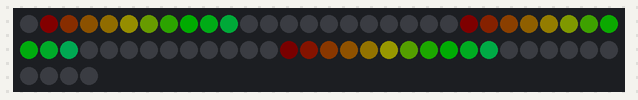
The sketch below on a simulated Arduino Uno, built with avr-gcc and run on an emulated ATmega328P. Parts: 64 RGB LEDs in strip order, left to right, continuing on the next row. Dim RGB values are drawn brighter than linear; random numbers use the default seed unless the sketch sets one.

Above: at 0.15 s.
At 5.34 s:
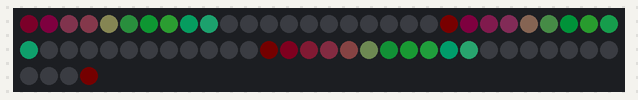
At 10.83 s:
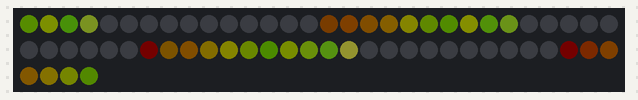
At 19.98 s:
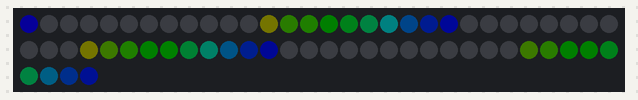
At 29.73 s:
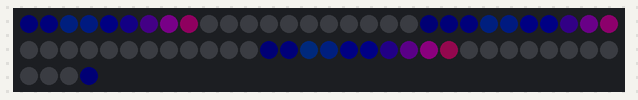
At 39.79 s:
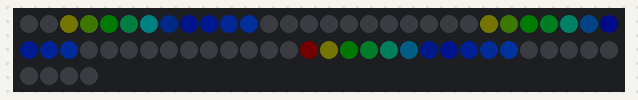

The sketch:

Mover.ino
```cpp
#include "FastLED.h"
#define DATA_PIN   8
#define NUM_LEDS   64

CRGB leds[NUM_LEDS];
CRGB leds2[NUM_LEDS];

CRGBPalette16 currentPaletteMover = RainbowColors_p;
CRGBPalette16 targetPaletteMover = OceanColors_p;
TBlendType    currentBlending;                                // NOBLEND or LINEARBLEND

void setup() {
 Serial.begin(115200);
 FastLED.addLeds<WS2812B, DATA_PIN, GRB>(leds, NUM_LEDS).setCorrection(TypicalLEDStrip);
 FastLED.setMaxPowerInVoltsAndMilliamps(5,500);               // FastLED Power management set at 5V, 500mA.

 currentBlending = LINEARBLEND;

}

void loop(){

 Mover();

}

void Mover(){
 FastLED.setBrightness(128);
 EVERY_N_MILLISECONDS(100){
    uint8_t maxChanges = 24;
    nblendPaletteTowardPalette(currentPaletteMover, targetPaletteMover, maxChanges);   // AWESOME palette blending capability.
 }

 EVERY_N_SECONDS(5){                      // Change the target palette to a random one every 5 seconds.
    static uint8_t baseC = random8();     // You can use this as a baseline colour if you want similar hues in the next line.
    targetPaletteMover = CRGBPalette16(CHSV(random8(), 255, random8(128,255)), CHSV(random8(), 255, random8(128,255)), CHSV(random8(), 192, random8(128,255)), CHSV(random8(), 255, random8(128,255)));
 }

 for(int i = 0; i < NUM_LEDS; i++){
     uint8_t red = (millis() / 5) + (i * 12);   // speed, length
     if (red > 128) red = 0;
     leds[i] = ColorFromPalette(currentPaletteMover, red, red, currentBlending);
 }                                              // render the first animation into leds2
 FastLED.show();
}
```
